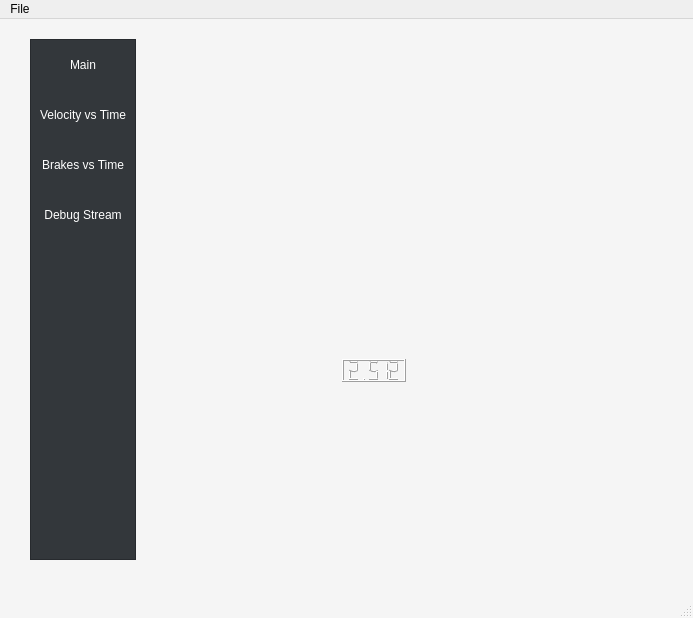
<?xml version="1.0" encoding="UTF-8"?>
<ui version="4.0">
 <class>MainWindow</class>
 <widget class="QMainWindow" name="MainWindow">
  <property name="geometry">
   <rect>
    <x>0</x>
    <y>0</y>
    <width>693</width>
    <height>618</height>
   </rect>
  </property>
  <property name="windowTitle">
   <string>MainWindow</string>
  </property>
  <property name="styleSheet">
   <string notr="true">QMainWindow {
    background: rgb(245, 245, 245)
}</string>
  </property>
  <widget class="QWidget" name="centralwidget">
   <widget class="QWidget" name="horizontalLayoutWidget">
    <property name="geometry">
     <rect>
      <x>30</x>
      <y>20</y>
      <width>641</width>
      <height>521</height>
     </rect>
    </property>
    <layout class="QHBoxLayout" name="horizontalLayout" stretch="1,5">
     <item>
      <widget class="QListWidget" name="listWidget">
       <property name="enabled">
        <bool>true</bool>
       </property>
       <property name="sizePolicy">
        <sizepolicy hsizetype="Expanding" vsizetype="Expanding">
         <horstretch>0</horstretch>
         <verstretch>0</verstretch>
        </sizepolicy>
       </property>
       <property name="cursor" stdset="0">
        <cursorShape>ArrowCursor</cursorShape>
       </property>
       <property name="styleSheet">
        <string notr="true">QListWidget {
    color: #FFFFFF;
    background-color: #33373B;
}

QListWidget::item {
    height: 50px;
}

QListWidget::item:selected {
    background-color: #2ABf9E;
}
</string>
       </property>
       <property name="itemAlignment">
        <set>Qt::AlignCenter</set>
       </property>
       <item>
        <property name="text">
         <string>Main</string>
        </property>
        <property name="textAlignment">
         <set>AlignCenter</set>
        </property>
       </item>
       <item>
        <property name="text">
         <string>Velocity vs Time</string>
        </property>
        <property name="textAlignment">
         <set>AlignCenter</set>
        </property>
       </item>
       <item>
        <property name="text">
         <string>Brakes vs Time</string>
        </property>
        <property name="textAlignment">
         <set>AlignCenter</set>
        </property>
       </item>
       <item>
        <property name="text">
         <string>Debug Stream</string>
        </property>
        <property name="textAlignment">
         <set>AlignCenter</set>
        </property>
       </item>
      </widget>
     </item>
     <item>
      <widget class="QStackedWidget" name="stackedWidget">
       <property name="currentIndex">
        <number>1</number>
       </property>
       <widget class="QWidget" name="page">
        <property name="enabled">
         <bool>true</bool>
        </property>
        <property name="sizePolicy">
         <sizepolicy hsizetype="Preferred" vsizetype="Preferred">
          <horstretch>0</horstretch>
          <verstretch>0</verstretch>
         </sizepolicy>
        </property>
        <widget class="QWidget" name="verticalLayoutWidget">
         <property name="geometry">
          <rect>
           <x>0</x>
           <y>0</y>
           <width>531</width>
           <height>521</height>
          </rect>
         </property>
         <layout class="QVBoxLayout" name="verticalLayout" stretch="0,2">
          <item>
           <layout class="QGridLayout" name="gridLayout" rowstretch="6,1,6,1">
            <item row="1" column="1">
             <widget class="QLabel" name="label_2">
              <property name="text">
               <string>Steering Angle</string>
              </property>
             </widget>
            </item>
            <item row="3" column="1">
             <widget class="QLabel" name="label_4">
              <property name="text">
               <string>Drive By Wire Status</string>
              </property>
             </widget>
            </item>
            <item row="3" column="0">
             <widget class="QLabel" name="label_3">
              <property name="text">
               <string>System Time</string>
              </property>
             </widget>
            </item>
            <item row="0" column="1">
             <widget class="QLCDNumber" name="lcdNumber_2"/>
            </item>
            <item row="0" column="0">
             <widget class="QLCDNumber" name="lcdNumber_3"/>
            </item>
            <item row="2" column="1">
             <widget class="QLabel" name="label_5">
              <property name="font">
               <font>
                <pointsize>20</pointsize>
                <bold>true</bold>
               </font>
              </property>
              <property name="text">
               <string>DISABLED</string>
              </property>
              <property name="alignment">
               <set>Qt::AlignCenter</set>
              </property>
             </widget>
            </item>
            <item row="1" column="0">
             <widget class="QLabel" name="label">
              <property name="text">
               <string>Velocity</string>
              </property>
             </widget>
            </item>
            <item row="2" column="0">
             <widget class="QLCDNumber" name="lcdNumber_4"/>
            </item>
           </layout>
          </item>
          <item>
           <widget class="QPushButton" name="pushButton">
            <property name="sizePolicy">
             <sizepolicy hsizetype="Expanding" vsizetype="Fixed">
              <horstretch>5</horstretch>
              <verstretch>0</verstretch>
             </sizepolicy>
            </property>
            <property name="styleSheet">
             <string notr="true">QPushButton {
    background-color: #2ABf9E;
    padding: 20px;
    font-size: 18px;
}</string>
            </property>
            <property name="text">
             <string>Toggle DBW Kit</string>
            </property>
           </widget>
          </item>
         </layout>
        </widget>
       </widget>
       <widget class="QWidget" name="page_2">
        <widget class="QLCDNumber" name="lcdNumber">
         <property name="geometry">
          <rect>
           <x>200</x>
           <y>320</y>
           <width>64</width>
           <height>23</height>
          </rect>
         </property>
         <property name="value" stdset="0">
          <double>2.512000000000000</double>
         </property>
        </widget>
       </widget>
      </widget>
     </item>
    </layout>
   </widget>
  </widget>
  <widget class="QMenuBar" name="menubar">
   <property name="geometry">
    <rect>
     <x>0</x>
     <y>0</y>
     <width>693</width>
     <height>22</height>
    </rect>
   </property>
   <widget class="QMenu" name="menuFile">
    <property name="title">
     <string>File</string>
    </property>
    <addaction name="actionNew"/>
    <addaction name="actionOpen"/>
    <addaction name="actionExit"/>
   </widget>
   <addaction name="menuFile"/>
  </widget>
  <widget class="QStatusBar" name="statusbar"/>
  <action name="actionNew">
   <property name="text">
    <string>New</string>
   </property>
   <property name="shortcut">
    <string>Ctrl+N</string>
   </property>
  </action>
  <action name="actionOpen">
   <property name="text">
    <string>Open</string>
   </property>
   <property name="shortcut">
    <string>Ctrl+O</string>
   </property>
  </action>
  <action name="actionExit">
   <property name="text">
    <string>Exit</string>
   </property>
   <property name="shortcut">
    <string>Ctrl+E</string>
   </property>
  </action>
 </widget>
 <resources/>
 <connections/>
</ui>
